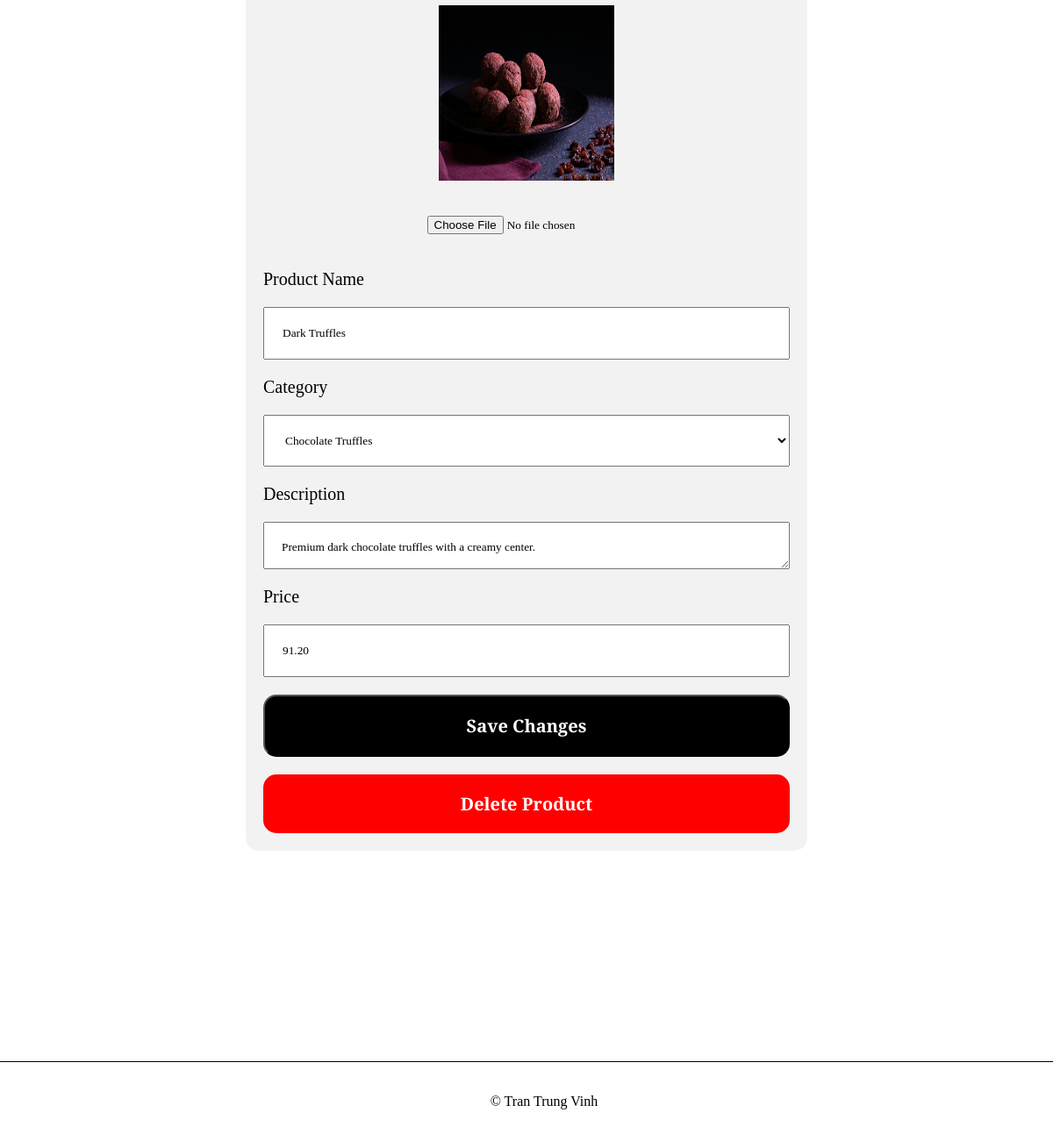
The page /Web pages/index.php?seller=edit_product&product_id=2 (signed in, lower part) on the database as committed earlier.
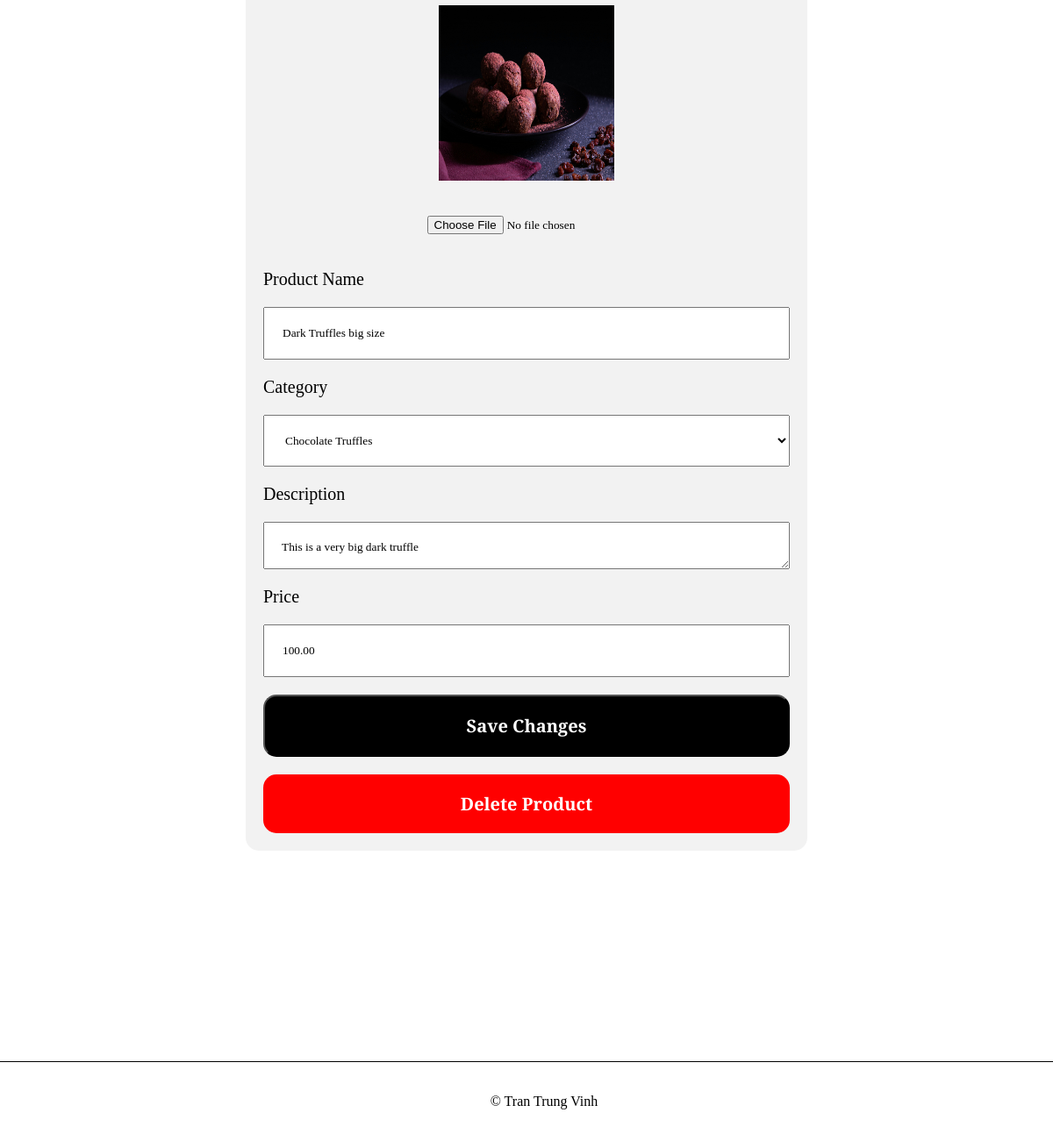
The same page on the database as committed later.
### tables this page shows
CREATE TABLE `products` (
  `id` int(11) NOT NULL,
  `name` varchar(100) NOT NULL,
  `description` varchar(300) NOT NULL,
  `price` decimal(10,2) NOT NULL,
  `category_id` int(11) NOT NULL,
  `image` text DEFAULT NULL
);

### Web pages/Seller/edit_product.php (the view, shortened to what this page needs)
<?php
    include "../Backend/connect_db.php";
    $product_id = $_GET['product_id'];
    $sql = "SELECT p.id, p.name, p.description, p.price, p.image, c.name AS category_name
            FROM products p JOIN categories c ON p.category_id = c.category_id
            WHERE p.id = $product_id";
    $result = mysqli_query($conn, $sql);
    $row = mysqli_fetch_assoc($result);
    $category = "SELECT * FROM categories";
    $category_query = mysqli_query($conn, $category);
?>
<!DOCTYPE html>
<html lang="en">
<head>
    <link rel="stylesheet" href="../Style/product.css">
</head>
<body>
    <?php
        include "./Components/header.php";
    ?>
    <section id="profile">
        <div id="right-profile">
            <div class="right-content" id="right-account">
                <form id="edit-profile" action="../Backend/edit_product.php" method="post" enctype="multipart/form-data">
                    <div id="image-edit">
                        <img id="user-image" src="../Images/Products/<?php echo $row['image']; ?>" alt="image">
                        <input id="file-upload" name="image" type="file" accept=".jpg,.png">
                    </div>
                    <label>Product Name</label>
                    <input id="product-name" type="text" name="product_name" value="<?php echo $row['name'] ?>">
                    <label>Category</label>
                    <select name="category">
                        <?php
                            while ($category_row = mysqli_fetch_assoc($category_query)) {
                                $selected = ($category_row['name'] == $row['category_name']) ? 'selected' : '';
                                echo '<option value="' . $category_row['name'] . '" ' . $selected . '>' . $category_row['name'] . '</option>';
                            }
                        ?>
                    </select>
                    <label>Description</label>
                    <textarea id="product-description" name="description"><?php echo $row['description'] ?></textarea>
                    <label>Price</label>
                    <input id="product-price" type="number" name="price" step="0.01" min="0" value="<?php echo $row['price']?>">
                    <button id="submit-product" class="change-profile" type="submit">Save Changes</button>
                </form>
                <form method="post" action="../Backend/delete_product.php">
                        <button id="delete-product" type="submit">Delete Product</button>
                </form>
            </div>
    </section>
    <?php
        include "./Components/footer.php";
    ?>
</body>
</html>

### Web pages/index.php (shortened to what this page needs)
<?php
    if (isset($_GET['user'])) {
        if (in_array($_GET['user'], array('account', 'contact', 'home', 'product_service'))) {
            $page = $_GET['user'];
            include "./User/$page.php";
        } else {
            include "./User/not_found.php";
        }
    } else if (isset($_GET['seller'])) {
        $page = $_GET['seller'];
        include "./Seller/$page.php";
    } else {
        include "./User/home.php";
    }
?>

### Web pages/Components/header.php (shortened to what this page needs)
<!DOCTYPE html>
<html lang="en">
<head>
    <link rel="stylesheet" href="../Style/header.css">
</head>
<body>
</body>
</html>

### Web pages/Components/footer.php (shortened to what this page needs)
<!DOCTYPE html>
<html lang="en">
<head>
    <link rel="stylesheet" href="../Style/footer.css">
</head>
<body>
    <footer><p>&copy Tran Trung Vinh</p></footer>
</body>
</html>

### Style/product.css (style rules this page uses)
#profile { width: 100%; margin: 0; padding-top: 5%; padding-bottom: 10%; }
#right-profile { margin: 0; margin: 0 auto; }
#image-edit img { border-radius: 0px; }
textarea { font-family: "Josefin Slab", serif; padding: 20px; padding-bottom: 0; }
#delete-product { width: 100%; padding: 20px; font-family: "Josefin Slab", serif; background-color: red; color: white; font-weight: bold; font-size: 20px; border: none; border-radius: 15px; }

### Style/footer.css (style rules this page uses)
footer { margin-top: 100px; border-top: solid 1px black; width: 100%; padding: 20px; margin-top: 10%; text-align: center; position: relative; bottom: 0; width: 100%; }

### Style/account.css (style rules this page uses)
body, html { font-family: "Josefin Slab", serif; margin: 0; padding: 0; height: 100%; width: 100%; overflow-x: hidden; }
label { font-size: 20px; }
#profile { width: 100%; height: fit-content; margin: 0 10% 0 10%; display: flex; gap: 50px; }
#right-profile { width: 50%; height: 100%; margin-right: 10%; background-color: #f2f2f2; padding: 20px; border-radius: 15px; }
#right-account { display: flex; flex-direction: column; gap: 20px; }
#edit-profile { display: flex; flex-direction: column; gap: 20px; }
.change-profile { padding: 20px 0 20px 0; background-color: black; font-family: "Josefin Slab", serif; color: white; font-weight: bold; font-size: 20px; border-radius: 15px; }
#image-edit img { width: 200px; height: 200px; border-radius: 50%; }
#image-edit { display: flex; flex-direction: column; gap: 20px; align-items: center; }
select { padding: 20px; font-family: "Josefin Slab", serif; }
#profile input { padding: 20px; }
#profile input { font-family: "Josefin Slab", serif; }

Rows that differ between the two databases and show on the page:
changed products: product_name "Dark Truffles" → "Dark Truffles big size"; description "Premium dark chocolate truffles with a creamy center." → "This is a very big dark truffle"; price "91.20" → "100.00"
